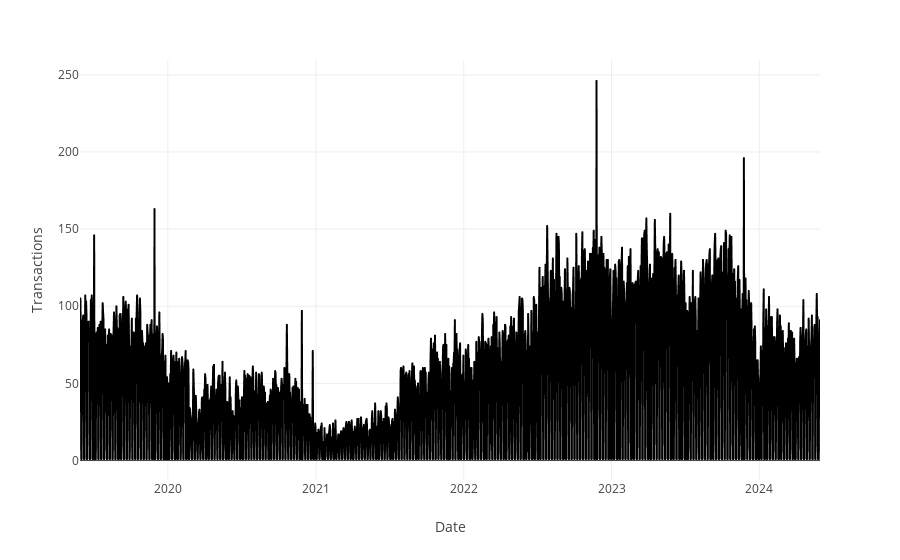

Notebook code for this chart:
### Code cell
null_df = stock_df.groupby(['Date']).agg({'Transactions': lambda x: x.isnull().sum()})

null_df.reset_index(inplace=True)
null_df = null_df.rename(columns = {'index': 'Date'})

import plotly.express as px

fig = px.line(null_df, x='Date', y='Transactions')
fig.show()

### Figure 1 — Plotly figure (JSON) as saved in the notebook; plotly's stock layout.template omitted (floating-point values rounded to 4 significant figures; data arrays with more than 128 entries replaced by an {"elided": "..."} marker saying what was removed)
{"data": [{"hovertemplate": "Date=%{x}<br>Transactions=%{y}<extra></extra>", "legendgroup": "", "line": {"color": "#000001", "dash": "solid"}, "marker": {"symbol": "circle"}, "mode": "lines", "name": "", "showlegend": false, "type": "scattergl", "x": {"elided": "1829 str values"}, "xaxis": "x", "y": {"elided": "1829 int values"}, "yaxis": "y"}], "layout": {"legend": {"tracegroupgap": 0}, "margin": {"t": 60}, "xaxis": {"anchor": "y", "domain": [0, 1], "title": {"text": "Date"}}, "yaxis": {"anchor": "x", "domain": [0, 1], "title": {"text": "Transactions"}}}}
